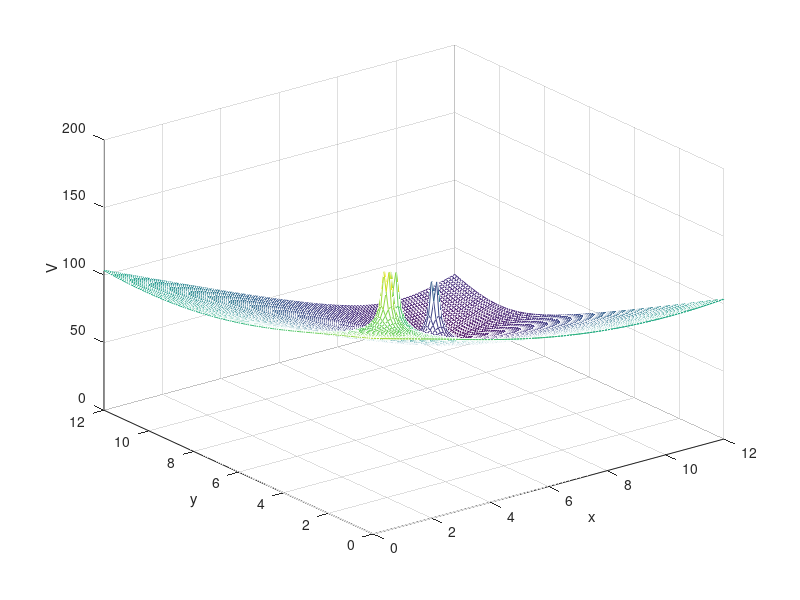

The MATLAB source for this figure: (Note: this script raises an error after producing the figure.)
close all
clear
clc

xf=0:0.1:12;    %%Creates linear spaced range
yf=0:0.1:12;    %%--
[X, Y]=meshgrid(xf,yf); %% returns 2-D grid based on the length of xf and yf

%%Coordinates
Goal=[10;10];
Obs1=[2;2];
Obs2=[9;9];
Obs3=[3;3];
KG=10;      %%gains
Ko=5;      %%

rG=sqrt((Goal(1)-X).^2+(Goal(2)-Y).^2);
VG=KG*rG; %Potential field for the goal

ro1=sqrt((Obs1(1)-X).^2+(Obs1(2)-Y).^2);
Vo1=Ko./ro1; %Potential field for the first obstacle

ro2=sqrt((Obs2(1)-X).^2+(Obs2(2)-Y).^2);
Vo2=Ko./ro2; %Potential field for the second obstacle

ro3=sqrt((Obs3(1)-X).^2+(Obs3(2)-Y).^2);
Vo3=Ko./ro3; %Potential field for the third obstacle

f1=figure;
mesh(xf,yf,VG+Vo1+Vo2+Vo3)
xlabel('x')
ylabel('y')
zlabel('V')
f2=figure;
[t,x]=H4_PotentialNavigation();


